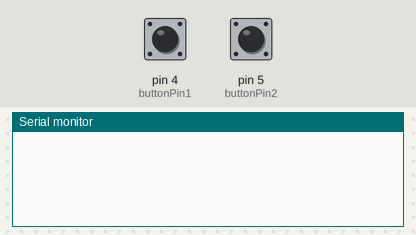
A sketch run on a simulated Arduino Uno, built with avr-gcc and run on an emulated ATmega328P. On the bench: the last lines printed to the serial monitor. The test bench sets the inputs (shaded band); at power-on: pin 5 (buttonPin2) HIGH, pin 4 (buttonPin1) HIGH. EEPROM starts erased.

Above: at 4.6 s.
4.7 s: pin 5 (buttonPin2) pulled LOW for 1.2 s
At 8.1 s:
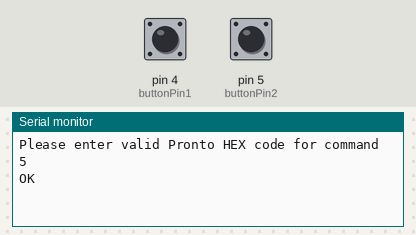
8.4 s: pin 4 (buttonPin1) pulled LOW for 1.2 s
At 10.0 s:
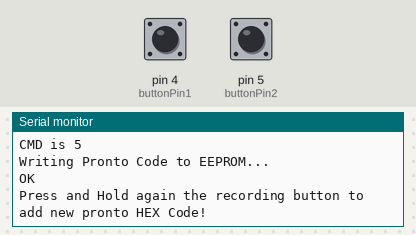
11.1 s: pin 5 (buttonPin2) pulled LOW for 1.2 s
At 12.3 s:
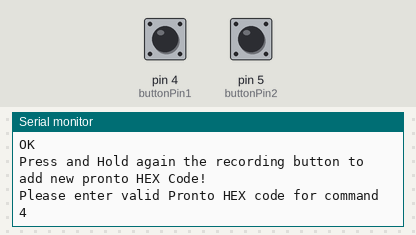
13.8 s: pin 4 (buttonPin1) pulled LOW for 1.2 s
At 15.3 s:
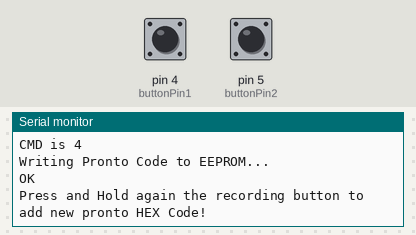

Measured:
- after the input at 4.7 s, the serial monitor: prints a new line after 0.78 s (image 1)
- after the input at 8.4 s, the serial monitor: prints a new line after 0.50 s (image 2)
- after the input at 11.1 s, the serial monitor: prints a new line after 0.81 s (image 3)
- after the input at 13.8 s, the serial monitor: prints a new line after 0.50 s (image 4)

The sketch:

Write_Pronto_To_EEPROM.ino
```cpp
#include <EEPROM.h>
static int incomingByte = 0;
static int prevByte=0;
static int cmd=5;
static bool rec_but = false;
static uint16_t array[80];
static uint16_t ars = 0;
int buttonPin2 = 5;
int buttonPin1 = 4;
int buttonState1 = 0;
int buttonState2 = 0;
int trigger_state = 1;


void setup() {

pinMode(buttonPin1, INPUT_PULLUP);
pinMode(buttonPin2, INPUT_PULLUP);
for(ars=0;ars<EEPROM.length();ars++){
  EEPROM.write(ars,0);
}

Serial.begin(115200); // opens serial port, sets data rate to 9600 bps

}

void loop() {


uint16_t j = 0;
uint16_t count = 1;


buttonState1 = digitalRead(buttonPin1);
buttonState2 = digitalRead(buttonPin2);

if (trigger_state == LOW && buttonState2 == HIGH){
  Serial.println("OK");
}
trigger_state = buttonState2;

if(buttonState2==LOW){
  char buf[50];
  sprintf(buf, "Please enter valid Pronto HEX code for command %d", cmd);
  Serial.println(buf);

  if(cmd<0){
    cmd=5;
  }
}

if(buttonState1==LOW ){

if(rec_but){
 int address=0;
  char buf[50];
  sprintf(buf, "CMD is %d", cmd);
    Serial.println(buf);
  Serial.println("Writing Pronto Code to EEPROM...");
 if(cmd==5){
  address = 0;
 }
 if(cmd==4){
  address = 160;
 }
 if(cmd==3){
  address=320;
 }
 if(cmd==2){
  address=480;
 }
if(cmd==1){
  address=640;
 }

 if(cmd==0){
  address=800;
 }

 EEPROM.put( address, array );
 cmd--;
 Serial.println("OK");
 Serial.println("Press and Hold again the recording button to add new pronto HEX Code!");

}
 rec_but = false;
}

while (buttonState2==LOW){

buttonState2 = digitalRead(buttonPin2);
trigger_state =LOW;

if (Serial.available() > 0) {

incomingByte = Serial.read(); // read the incoming byte:


if(count % 2 == 0){
 array[j++] =  uint16_t((prevByte << 8) | incomingByte);


}else{

  prevByte = incomingByte;
}
count++;
}
rec_but = true;


}

delay(1000);
//Serial.println(array[0]);
//Serial.println(array[1]);

}
```
